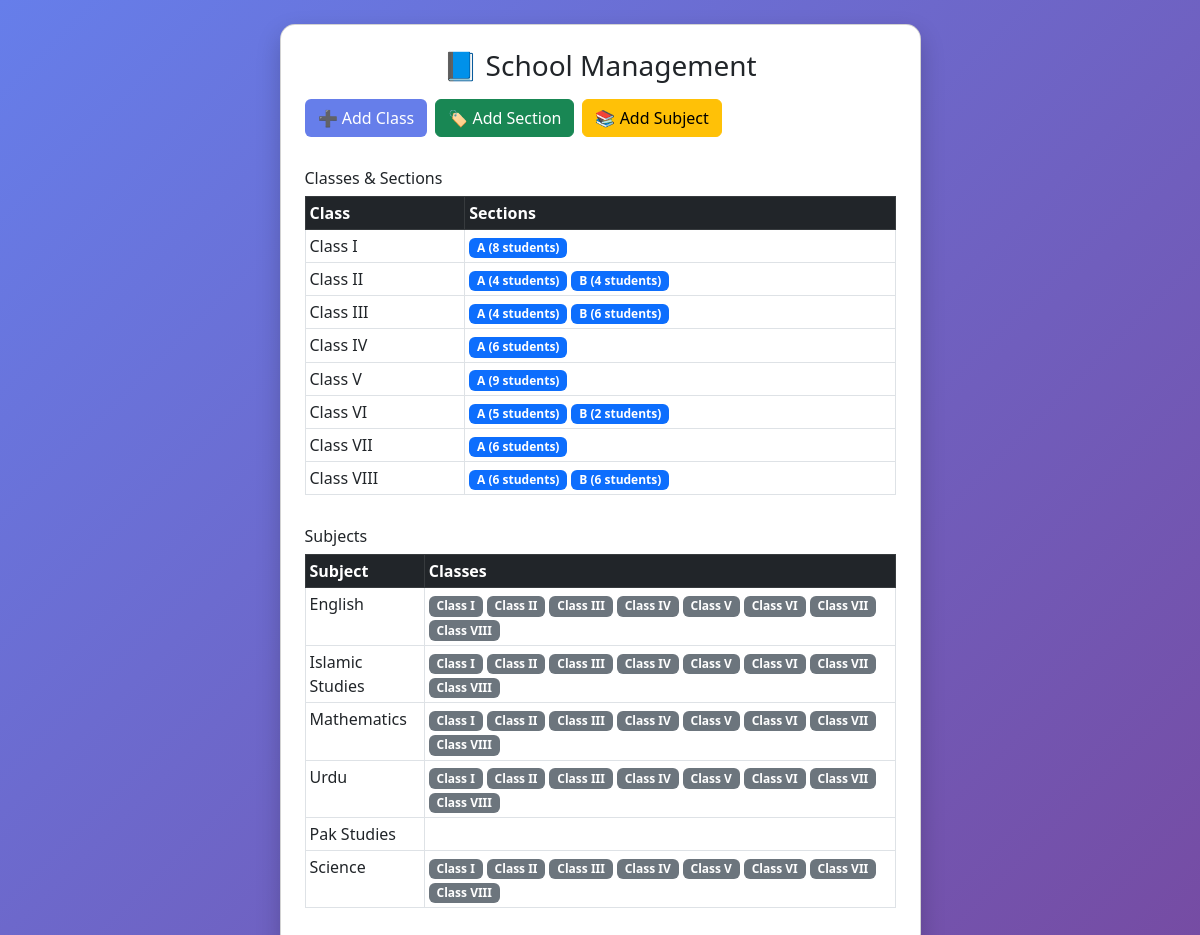
Screenshot of /cls/ with the database file from the repository.
### cls/models.py (models this page shows, shortened)
class Grade(models.Model):
    id            = models.AutoField(primary_key=True)
    grade         = models.CharField(max_length=50)

class Section(models.Model):
    grade         = models.ForeignKey(Grade, on_delete=models.CASCADE)
    section       = models.CharField(max_length=50)
    @property
    def student_count(self):
        return self.students_set.count()

class Subject(models.Model):
    S     = models.CharField(max_length=50)
    grade = models.ManyToManyField(Grade, related_name="subjects")

### cls/views.py (the view, shortened to what this page needs)
# urls.py: path('', views.save, name='Adding'),
def save(request):
    grades = Grade.objects.all()
    subjects = Subject.objects.prefetch_related('grade').all()
    return render(request, 'clas/Add.html', {'Grades': grades, 'Subjects': subjects})

### cls/Templates/clas/Add.html (shortened to what this page needs)
<!DOCTYPE html>
<html lang="en">
<head>
<link href="https://cdn.jsdelivr.net/npm/bootstrap@5.3.0/dist/css/bootstrap.min.css" rel="stylesheet">
</head>
<body>
<div class="container py-4">
<div class="row justify-content-center">
<div class="col-md-7">
<div class="card p-4">
<h3 class="mb-3 text-center">📘 School Management</h3>
<div class="d-flex gap-2 mb-3 flex-wrap">
  <button class="btn btn-custom" onclick="show('classForm')">➕ Add Class</button>
  <button class="btn btn-success" onclick="show('sectionForm')">🏷️ Add Section</button>
  <button class="btn btn-warning" onclick="show('subjectForm')">📚 Add Subject</button>
</div>
<h6 class="mt-3">Classes & Sections</h6>
<table class="table table-bordered table-sm">
  <thead class="table-dark"><tr><th>Class</th><th>Sections</th></tr></thead>
  <tbody>
  {% for g in Grades %}
  <tr>
    <td>{{ g.grade }}</td>
    <td>
      {% for sec in g.section_set.all %}
        <span class="badge bg-primary">{{ sec.section }} ({{ sec.student_count }} students)</span>
      {% empty %} <span class="text-muted">No sections yet</span>
      {% endfor %}
    </td>
  </tr>
  {% endfor %}
  </tbody>
</table>
{% if Subjects %}
<h6 class="mt-3">Subjects</h6>
<table class="table table-bordered table-sm">
  <thead class="table-dark"><tr><th>Subject</th><th>Classes</th></tr></thead>
  <tbody>
  {% for sub in Subjects %}
  <tr>
    <td>{{ sub.S }}</td>
    <td>{% for g in sub.grade.all %}<span class="badge bg-secondary">{{ g.grade }}</span> {% endfor %}</td>
  </tr>
  {% endfor %}
  </tbody>
</table>
{% endif %}
</div></div></div></div>
</body></html>

### cls/Templates/clas/Add.html (style rules this page uses)
body { background: linear-gradient(135deg,#667eea,#764ba2); min-height:100vh; }
.card { border-radius:15px; box-shadow:0 10px 25px rgba(0,0,0,.2); }
.btn-custom { background:#667eea; color:white; }

### rows the page displays
Grade: grade "Class I"
Section: section "A", student_count "8"
Grade: grade "Class II"
Section: section "A", student_count "4"
Section: section "B", student_count "4"
Grade: grade "Class III"
Section: section "A", student_count "4"
Section: section "B", student_count "6"
Grade: grade "Class IV"
Section: section "A", student_count "6"
Grade: grade "Class V"
Section: section "A", student_count "9"
Grade: grade "Class VI"
Section: section "A", student_count "5"
Section: section "B", student_count "2"
Grade: grade "Class VII"
Section: section "A", student_count "6"
Grade: grade "Class VIII"
Section: section "A", student_count "6"
Section: section "B", student_count "6"
Subject: S "English"
Subject: S "Islamic Studies"
Subject: S "Mathematics"
Subject: S "Urdu"
Subject: S "Pak Studies"
Subject: S "Science"
